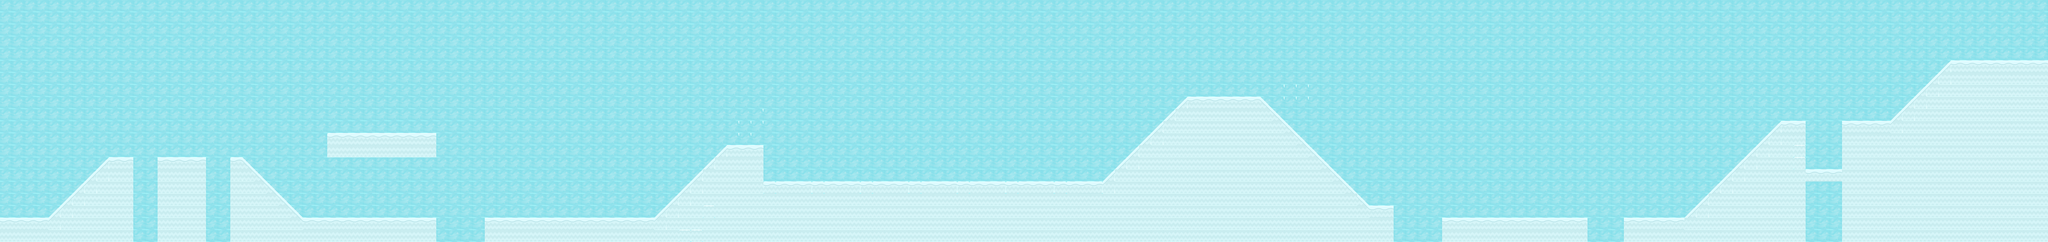

A 2D game scene composited from a Tiled map and its tileset images. What follows is a short description and the map's XML, with each tile layer's data collapsed to a summary:
An orthogonal 169x20 tile map with 32x32 px tiles, 2 tile layers (patronesFondo, patronesTerreno) and 37 objects.

<map version="1.0" orientation="orthogonal" renderorder="right-down" width="169" height="20" tilewidth="32" tileheight="32" backgroundcolor="#4edbd1" nextobjectid="77">
 <tileset firstgid="1" name="tiles32" tilewidth="32" tileheight="32" tilecount="98" columns="14">
  <image source="tiles32.png" width="448" height="224" />
 </tileset>
 <layer name="patronesFondo" width="169" height="20">
  <data>[3380 cells, 3380 non-empty, 1 distinct tile ids]</data>
 </layer>
 <layer name="patronesTerreno" width="169" height="20">
  <data>[3380 cells, 931 non-empty, 11 distinct tile ids]</data>
 </layer>
 <objectgroup name="suelos">
  <object id="7" x="0.750901" y="576.191">
   <polygon points="0,0 127.403,-0.2503 287.595,-160.443 351.171,-160.443 351.171,63.326 0,63.8266" />
  </object>
  <object id="8" x="416.249" y="416.249">
   <polygon points="0,0 128.154,-0.2503 127.653,223.518 -0.2503,223.518" />
  </object>
  <object id="48" x="1279.72" y="639.862">
   <polygon points="0,0 0,-63.3554 447.876,-64.4524 640.959,-256.438 736.129,-255.89 736.403,-159.897 1631.88,-160.171 1856.23,-384.246 2047.94,-383.972 2336.19,-95.993 2400.1,-95.993 2400.37,0.274266 2400.1,0" />
  </object>
  <object id="50" x="3807.97" y="639.844">
   <polygon points="0,0 0.0626991,-63.8904 384.508,-63.941 384.002,0.216617" />
  </object>
  <object id="51" x="4287.94" y="639.993">
   <polygon points="0,0 0.063328,-64.0879 159.941,-64.1057 416.185,-320.36 479.835,-320.108 479.961,-192.305 576.002,-192.179 575.876,-320.36 704.057,-320.36 863.999,-480.302 1119.73,-480.176 1120.52,0.0185986" />
  </object>
  <object id="60" x="1151.74" y="415.973">
   <polygon points="0,0 0,-63.5514 -287.511,-64.2311 -287.85,0" />
  </object>
  <object id="61" x="1152.37" y="639.777">
   <polygon points="0,0 -0.640738,-63.4331 -352.406,-64.7146 -512.591,-224.258 -544.307,-224.579 -544.307,-0.961107" />
  </object>
 </objectgroup>
 <objectgroup name="Monedas">
  <object id="21" x="308.012" y="335.097" width="28.9746" height="27.7148" />
  <object id="26" x="699.798" y="401.864" width="28.9746" height="27.7148" />
  <object id="27" x="815.697" y="506.425" width="28.9746" height="27.7148" />
  <object id="31" x="193.374" y="396.825" width="28.9746" height="27.7148" />
  <object id="32" x="454.145" y="355.253" width="28.9746" height="27.7148" />
  <object id="33" x="866.087" y="292.265" width="28.9746" height="27.7148" />
  <object id="34" x="1388.89" y="478.71" width="28.9746" height="27.7148" />
  <object id="35" x="1584.15" y="477.45" width="28.9746" height="27.7148" />
  <object id="36" x="1747.92" y="401.864" width="28.9746" height="27.7148" />
  <object id="37" x="1948.22" y="316.201" width="28.9746" height="27.7148" />
  <object id="38" x="2258.13" y="415.722" width="28.9746" height="27.7148" />
  <object id="39" x="2507.56" y="418.241" width="28.9746" height="27.7148" />
  <object id="40" x="2764.55" y="419.501" width="28.9746" height="27.7148" />
  <object id="41" x="2952.25" y="316.201" width="28.9746" height="27.7148" />
  <object id="42" x="3046.74" y="222.978" width="28.9746" height="27.7148" />
  <object id="43" x="3220.58" y="200.302" width="28.9746" height="27.7148" />
  <object id="44" x="3464.98" y="225.498" width="28.9746" height="27.7148" />
  <object id="45" x="3575.84" y="333.837" width="28.9746" height="27.7148" />
  <object id="46" x="3915.97" y="462.333" width="28.9746" height="27.7148" />
  <object id="47" x="4121.32" y="391.786" width="28.9746" height="27.7148" />
 </objectgroup>
 <objectgroup name="Pinchos">
  <object id="68" x="1540.34" y="532.951" width="40" height="40" />
  <object id="72" x="2118.71" y="435.232" width="40" height="40" />
  <object id="74" x="2839.3" y="436.821" width="40" height="40" />
  <object id="76" x="4092.97" y="530.568" width="40" height="40" />
 </objectgroup>
 <objectgroup name="patrullas">
  <object id="53" x="2626.03" y="413.116" width="40" height="40" />
  <object id="54" x="3237.26" y="198.114" width="40" height="40" />
  <object id="55" x="4137.16" y="523.117" width="40" height="40" />
  <object id="56" x="4564.72" y="377.227" width="40" height="40" />
  <object id="57" x="5357.73" y="112.89" width="40" height="40" />
  <object id="58" x="900.121" y="299.226" width="40" height="40" />
 </objectgroup>
</map>
